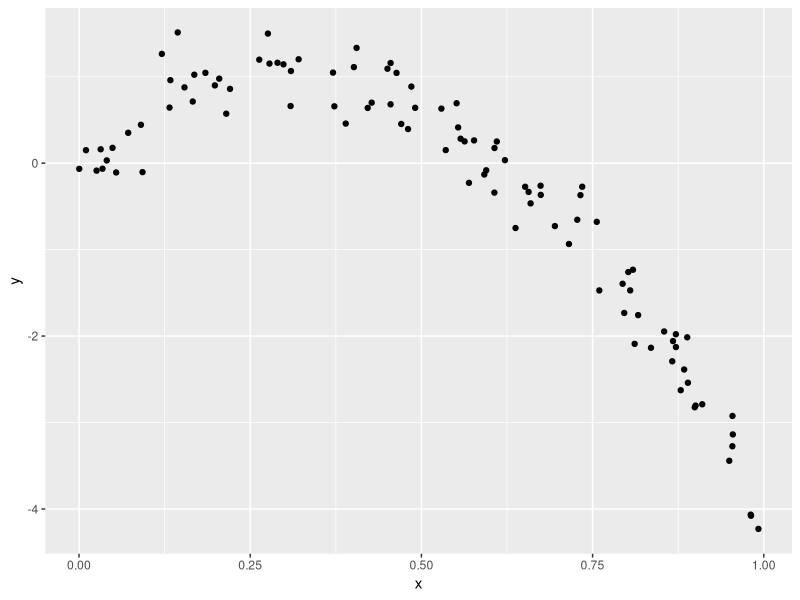
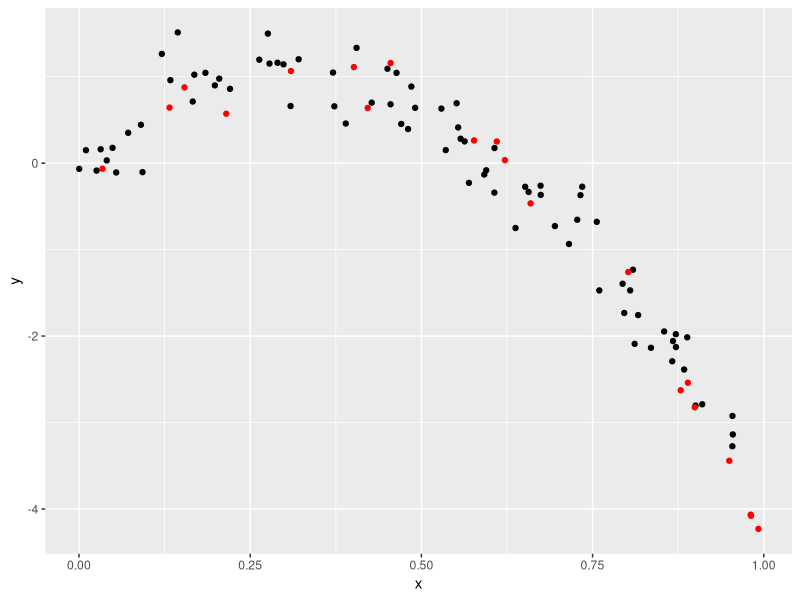
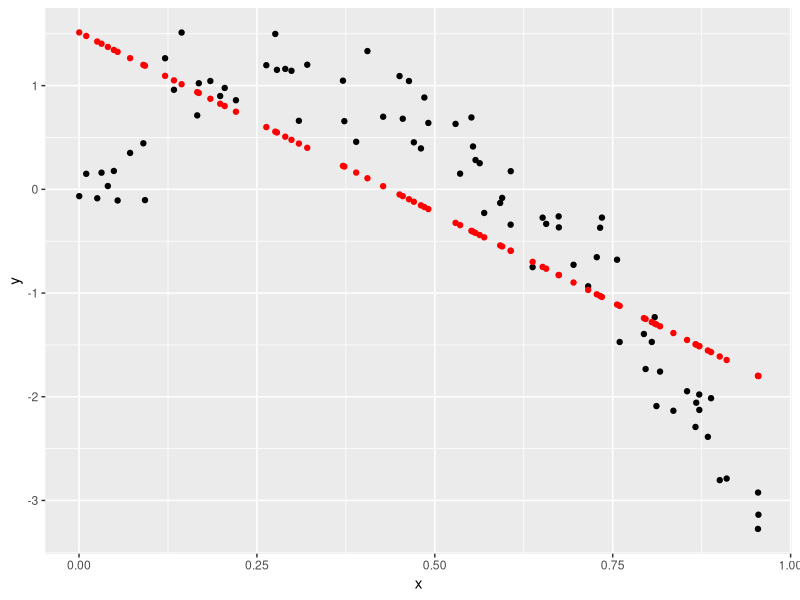
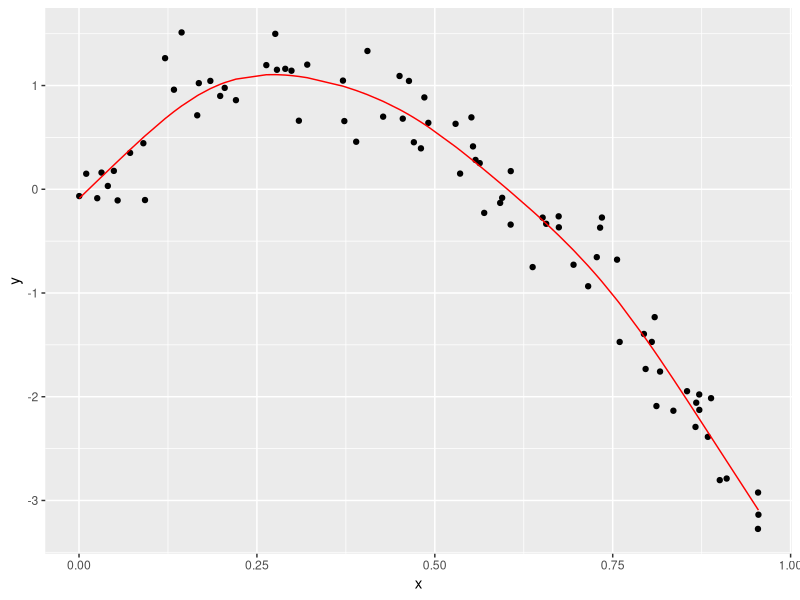
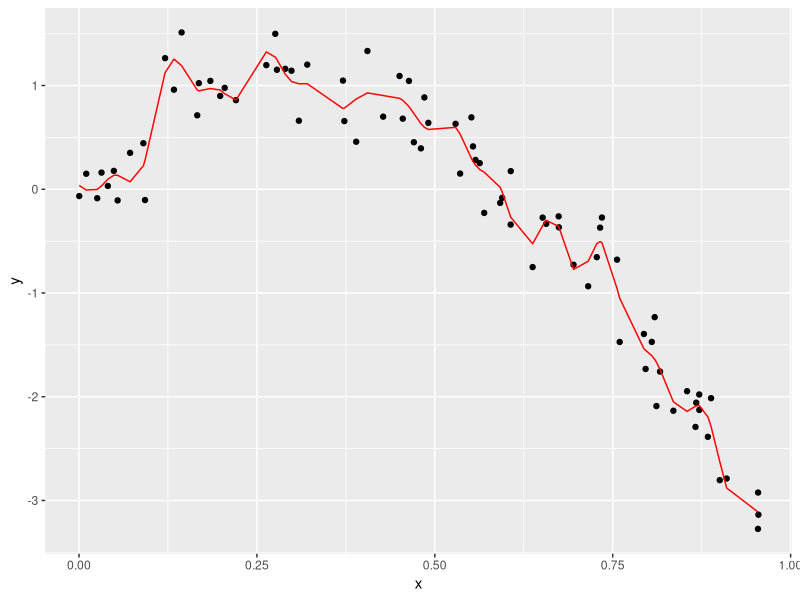

Reproduce these figures in R, in order.
## ---- chunk 1
knitr::opts_chunk$set(echo = TRUE)
## ---- chunk 2
library(tidyverse)
library(modelr)
library(mgcv)
## ---- chunk 3
nonlin_df = 
  tibble(
    id = 1:100,
    x = runif(100, 0, 1),
    y = 1 - 10 * (x - .3) ^ 2 + rnorm(100, 0, .3)
  )

nonlin_df %>% 
  ggplot(aes(x = x, y = y)) + 
  geom_point()
## ---- chunk 4
train_df = sample_n(nonlin_df,80)
# from the df, not in the original df
test_df = anti_join(nonlin_df, train_df, by='id')
## ---- chunk 5
train_df %>% 
  ggplot(aes(x = x, y = y)) + 
  geom_point()+
  geom_point(data=test_df, color ='red')
## ---- chunk 6
linear_mod = lm(y~x, data = train_df)

smooth_mod = mgcv::gam(y~s(x),data = train_df)
wiggly_mod = mgcv::gam(y~s(x,k=30), sp=10e-6, data = train_df)

## ---- chunk 7
train_df %>% 
  add_predictions(linear_mod) %>% 
  ggplot(aes(x=x, y=y))+
  geom_point()+
  geom_point(aes(y=pred),color = 'red')
train_df %>% 
  add_predictions(smooth_mod) %>% 
  ggplot(aes(x = x, y = y)) + geom_point() + 
  geom_line(aes(y = pred), color = "red")
train_df %>% 
  add_predictions(wiggly_mod) %>% 
  ggplot(aes(x = x, y = y)) + geom_point() + 
  geom_line(aes(y = pred), color = "red")
## ---- chunk 8
#test_df %>%  add_predictions(linear_mod)
#root mean square error
rmse(linear_mod, test_df)
rmse(smooth_mod, test_df)
rmse(wiggly_mod, test_df)

## ---- chunk 9
cv_df = crossv_mc(nonlin_df, 100)

#pull the first column
cv_df %>%  pull(train) %>% .[[1]] %>% as.tibble()
## ---- chunk 10
cv_df = 
  #get the training and testing dataset
  crossv_mc(nonlin_df, 100) %>% 
  mutate(
    train=map(train,as_tibble),
    test=map(test,as_tibble)
  ) %>% 
  mutate(
    linear_fit = map(.x = train, ~lm(y~x,data=.x)),
    smooth_fit = map(.x = train, ~mgcv::gam(y~s(x),data = .x)),
    wiggly_fit = map(.x = train, ~mgcv::gam(y~s(x,k=30),sp=10e-6, data = .x))
  ) %>% 
  mutate(
    rmse_linear = map2_dbl(.x=linear_fit, .y=test, ~rmse(model = .x, data = .y)),
    rmse_smooth = map2_dbl(.x=smooth_fit, .y=test, ~rmse(model = .x, data = .y)),
    rmse_wiggly = map2_dbl(.x=wiggly_fit, .y=test, ~rmse(model = .x, data = .y))
  )
  
